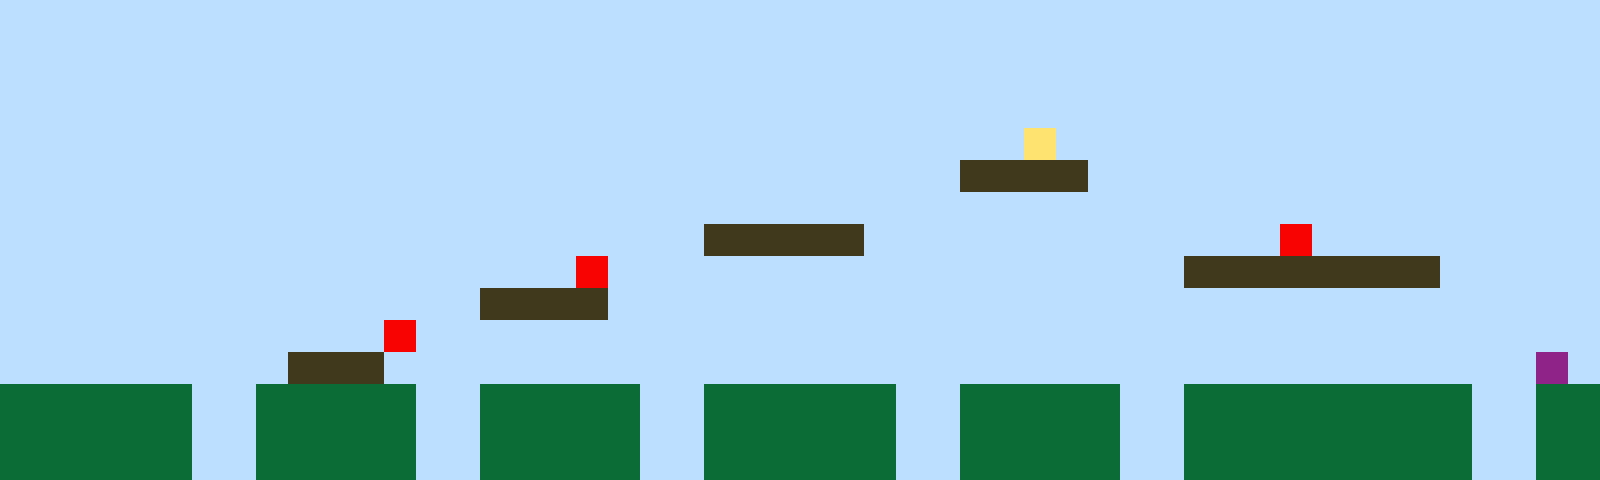

This is a level from a 2D game, rendered from its Tiled map with the project's own tilesets. A one-line summary and the complete map file follow:
An orthogonal 50x15 tile map with 32x32 px tiles, 1 tile layer (Tile Layer 1).

<map version="1.10" tiledversion="1.11.2" orientation="orthogonal" renderorder="right-up" width="50" height="15" tilewidth="32" tileheight="32" infinite="0" nextlayerid="2" nextobjectid="1"><editorsettings><export target="map1.csv" format="csv" /></editorsettings><tileset firstgid="1" name="sprites" tilewidth="32" tileheight="32" tilecount="6" columns="3"><image source="sprites.png" width="96" height="64" /></tileset><layer id="1" name="Tile Layer 1" width="50" height="15"><data encoding="csv">1,1,1,1,1,1,1,1,1,1,1,1,1,1,1,1,1,1,1,1,1,1,1,1,1,1,1,1,1,1,1,1,1,1,1,1,1,1,1,1,1,1,1,1,1,1,1,1,1,1,1,1,1,1,1,1,1,1,1,1,1,1,1,1,1,1,1,1,1,1,1,1,1,1,1,1,1,1,1,1,1,1,1,1,1,1,1,1,1,1,1,1,1,1,1,1,1,1,1,1,1,1,1,1,1,1,1,1,1,1,1,1,1,1,1,1,1,1,1,1,1,1,1,1,1,1,1,1,1,1,1,1,1,1,1,1,1,1,1,1,1,1,1,1,1,1,1,1,1,1,1,1,1,1,1,1,1,1,1,1,1,1,1,1,1,1,1,1,1,1,1,1,1,1,1,1,1,1,1,1,1,1,1,1,1,1,1,1,1,1,1,1,1,1,1,1,1,1,1,1,1,1,1,1,1,1,1,1,1,1,1,1,1,1,1,1,1,1,1,1,1,1,1,1,1,1,1,1,1,1,1,1,4,1,1,1,1,1,1,1,1,1,1,1,1,1,1,1,1,1,1,1,1,1,1,1,1,1,1,1,1,1,1,1,1,1,1,1,1,1,1,1,1,1,1,1,1,1,1,1,3,3,3,3,1,1,1,1,1,1,1,1,1,1,1,1,1,1,1,1,1,1,1,1,1,1,1,1,1,1,1,1,1,1,1,1,1,1,1,1,1,1,1,1,1,1,1,1,1,1,1,1,1,1,1,1,1,1,1,1,1,1,1,1,1,1,1,1,1,1,1,1,1,1,1,1,1,1,1,1,1,1,1,1,1,1,1,1,1,1,1,1,3,3,3,3,3,1,1,1,1,1,1,1,1,1,1,1,1,1,5,1,1,1,1,1,1,1,1,1,1,1,1,1,1,1,1,1,1,1,1,1,1,1,1,1,1,1,5,1,1,1,1,1,1,1,1,1,1,1,1,1,1,1,1,1,1,3,3,3,3,3,3,3,3,1,1,1,1,1,1,1,1,1,1,1,1,1,1,1,1,1,1,1,1,3,3,3,3,1,1,1,1,1,1,1,1,1,1,1,1,1,1,1,1,1,1,1,1,1,1,1,1,1,1,1,1,1,1,1,1,1,1,1,1,1,1,1,1,1,1,1,5,1,1,1,1,1,1,1,1,1,1,1,1,1,1,1,1,1,1,1,1,1,1,1,1,1,1,1,1,1,1,1,1,1,1,1,1,1,1,1,1,1,1,1,1,1,1,3,3,3,1,1,1,1,1,1,1,1,1,1,1,1,1,1,1,1,1,1,1,1,1,1,1,1,1,1,1,1,1,1,1,1,1,1,1,1,6,1,2,2,2,2,2,2,1,1,2,2,2,2,2,1,1,2,2,2,2,2,1,1,2,2,2,2,2,2,1,1,2,2,2,2,2,1,1,2,2,2,2,2,2,2,2,2,1,1,2,2,2,2,2,2,2,2,1,1,2,2,2,2,2,1,1,2,2,2,2,2,1,1,2,2,2,2,2,2,1,1,2,2,2,2,2,1,1,2,2,2,2,2,2,2,2,2,1,1,2,2,2,2,2,2,2,2,1,1,2,2,2,2,2,1,1,2,2,2,2,2,1,1,2,2,2,2,2,2,1,1,2,2,2,2,2,1,1,2,2,2,2,2,2,2,2,2,1,1,2,2</data></layer></map>
